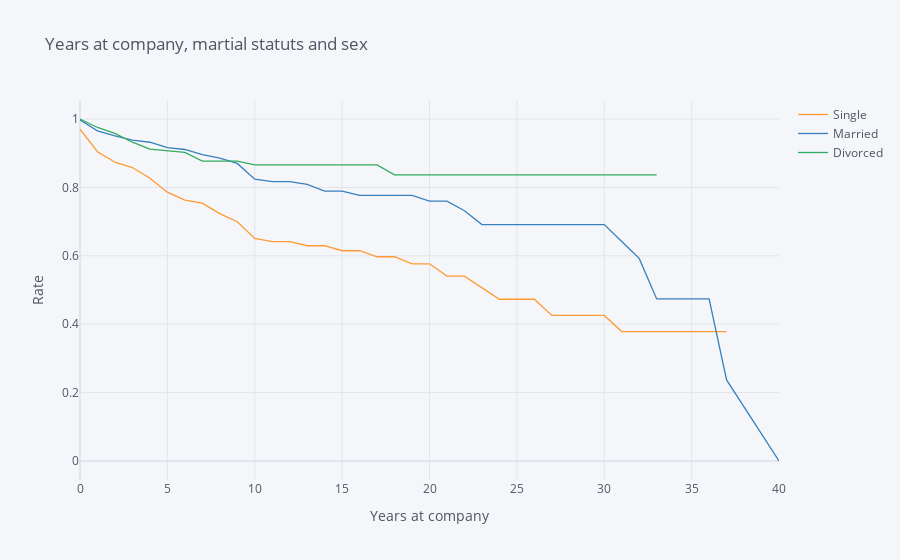

The code cell stored with this chart in its notebook:
### Markdown cell above
## 4. Let's switch to looking at retention rates from another demographic perspective: marital status. Generate and plot survival curves for the different marital statuses by number of years at the company.

### Code cell
rates_4 = survival(data,'MaritalStatus','YearsAtCompany','Attrition')
rates_4.iplot(kind='line',xTitle='Years at company',yTitle='Rate', 
                     title='Years at company, martial statuts and sex')

### Figure 1 — Plotly figure (JSON) as saved in the notebook; plotly's stock layout.template omitted (floating-point values rounded to 4 significant figures)
{"data": [{"line": {"color": "rgba(255, 153, 51, 1.0)", "dash": "solid", "shape": "linear", "width": 1.3}, "mode": "lines", "name": "Single", "text": "", "type": "scatter", "x": [0, 1, 2, 3, 4, 5, 6, 7, 8, 9, 10, 11, 12, 13, 14, 15, 16, 17, 18, 19, 20, 21, 22, 23, 24, 25, 26, 27, 29, 30, 31, 32, 33, 34, 36, 37, 40], "y": [0.9702, 0.9044, 0.8736, 0.8581, 0.8268, 0.7861, 0.7628, 0.754, 0.7234, 0.6997, 0.6507, 0.6413, 0.6413, 0.6294, 0.6294, 0.6148, 0.6148, 0.5972, 0.5972, 0.5766, 0.5766, 0.5406, 0.5406, 0.5068, 0.473, 0.473, 0.473, 0.4257, 0.4257, 0.4257, 0.3784, 0.3784, 0.3784, 0.3784, 0.3784, 0.3784, ""]}, {"line": {"color": "rgba(55, 128, 191, 1.0)", "dash": "solid", "shape": "linear", "width": 1.3}, "mode": "lines", "name": "Married", "text": "", "type": "scatter", "x": [0, 1, 2, 3, 4, 5, 6, 7, 8, 9, 10, 11, 12, 13, 14, 15, 16, 17, 18, 19, 20, 21, 22, 23, 24, 25, 26, 27, 29, 30, 31, 32, 33, 34, 36, 37, 40], "y": [0.997, 0.9654, 0.9506, 0.9381, 0.932, 0.9164, 0.9109, 0.8958, 0.8858, 0.8702, 0.8239, 0.817, 0.817, 0.8086, 0.7894, 0.7894, 0.7768, 0.7768, 0.7768, 0.7768, 0.7599, 0.7599, 0.7318, 0.6911, 0.6911, 0.6911, 0.6911, 0.6911, 0.6911, 0.6911, 0.6418, 0.5924, 0.4739, 0.4739, 0.4739, 0.237, 0]}, {"line": {"color": "rgba(50, 171, 96, 1.0)", "dash": "solid", "shape": "linear", "width": 1.3}, "mode": "lines", "name": "Divorced", "text": "", "type": "scatter", "x": [0, 1, 2, 3, 4, 5, 6, 7, 8, 9, 10, 11, 12, 13, 14, 15, 16, 17, 18, 19, 20, 21, 22, 23, 24, 25, 26, 27, 29, 30, 31, 32, 33, 34, 36, 37, 40], "y": [1, 0.9752, 0.9581, 0.9321, 0.9122, 0.9078, 0.9021, 0.8769, 0.8769, 0.8769, 0.8657, 0.8657, 0.8657, 0.8657, 0.8657, 0.8657, 0.8657, 0.8657, 0.8368, 0.8368, 0.8368, 0.8368, 0.8368, 0.8368, 0.8368, 0.8368, 0.8368, 0.8368, 0.8368, 0.8368, 0.8368, 0.8368, 0.8368, "", "", "", ""]}], "layout": {"legend": {"bgcolor": "#F5F6F9", "font": {"color": "#4D5663"}}, "paper_bgcolor": "#F5F6F9", "plot_bgcolor": "#F5F6F9", "title": {"font": {"color": "#4D5663"}, "text": "Years at company, martial statuts and sex"}, "xaxis": {"gridcolor": "#E1E5ED", "showgrid": true, "tickfont": {"color": "#4D5663"}, "title": {"font": {"color": "#4D5663"}, "text": "Years at company"}, "zerolinecolor": "#E1E5ED"}, "yaxis": {"gridcolor": "#E1E5ED", "showgrid": true, "tickfont": {"color": "#4D5663"}, "title": {"font": {"color": "#4D5663"}, "text": "Rate"}, "zerolinecolor": "#E1E5ED"}}}
